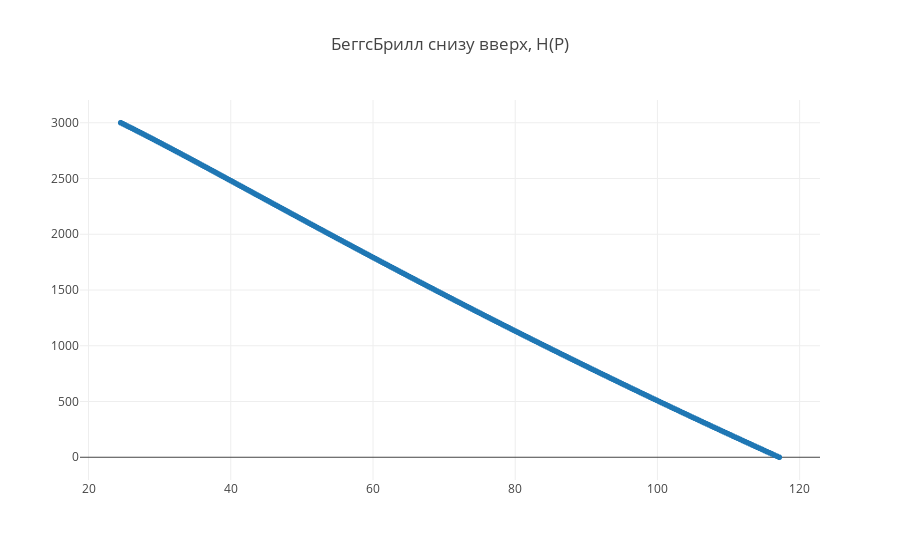

Notebook code for this chart:
### Code cell
trace = go.Scattergl(
    x = p,
    y = h,
    name = 'name_param',
    mode = 'markers'
)

data = [trace]

layout = dict(title = 'БеггсБрилл снизу вверх, H(P)'
             )

fig = dict(data=data, layout=layout)

iplot(fig, filename='basic-scatter')

### Figure 1 — Plotly figure (JSON) as saved in the notebook; plotly's stock layout.template omitted (floating-point values rounded to 4 significant figures; data arrays with more than 128 entries replaced by an {"elided": "..."} marker saying what was removed)
{"data": [{"mode": "markers", "name": "name_param", "type": "scattergl", "uid": "f49c4ed6-c447-4f52-ad0f-800283c0720e", "x": {"elided": "301 float values"}, "y": {"elided": "301 int values"}}], "layout": {"title": {"text": "БеггсБрилл снизу вверх, H(P)"}}}
